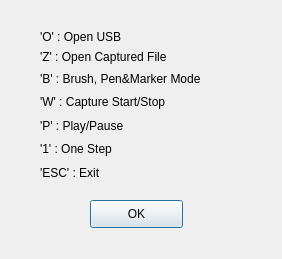
<?xml version="1.0" encoding="UTF-8"?>
<ui version="4.0">
 <class>CtrlDialog</class>
 <widget class="QDialog" name="CtrlDialog">
  <property name="geometry">
   <rect>
    <x>0</x>
    <y>0</y>
    <width>282</width>
    <height>259</height>
   </rect>
  </property>
  <property name="windowTitle">
   <string>Dialog</string>
  </property>
  <widget class="QPushButton" name="pushButton">
   <property name="geometry">
    <rect>
     <x>90</x>
     <y>200</y>
     <width>93</width>
     <height>28</height>
    </rect>
   </property>
   <property name="text">
    <string>OK</string>
   </property>
  </widget>
  <widget class="QWidget" name="layoutWidget">
   <property name="geometry">
    <rect>
     <x>40</x>
     <y>30</y>
     <width>214</width>
     <height>151</height>
    </rect>
   </property>
   <layout class="QVBoxLayout" name="verticalLayout_2">
    <item>
     <layout class="QVBoxLayout" name="verticalLayout">
      <item>
       <widget class="QLabel" name="label">
        <property name="text">
         <string>'O' : Open USB</string>
        </property>
       </widget>
      </item>
      <item>
       <widget class="QLabel" name="label_2">
        <property name="text">
         <string>'Z' : Open Captured File</string>
        </property>
       </widget>
      </item>
     </layout>
    </item>
    <item>
     <widget class="QLabel" name="label_3">
      <property name="text">
       <string>'B' : Brush, Pen&amp;Marker Mode</string>
      </property>
     </widget>
    </item>
    <item>
     <widget class="QLabel" name="label_4">
      <property name="text">
       <string>'W' : Capture Start/Stop</string>
      </property>
     </widget>
    </item>
    <item>
     <widget class="QLabel" name="label_6">
      <property name="text">
       <string>'P' : Play/Pause</string>
      </property>
     </widget>
    </item>
    <item>
     <widget class="QLabel" name="label_7">
      <property name="text">
       <string>'1' : One Step</string>
      </property>
     </widget>
    </item>
    <item>
     <widget class="QLabel" name="label_5">
      <property name="text">
       <string>'ESC' : Exit</string>
      </property>
     </widget>
    </item>
   </layout>
  </widget>
 </widget>
 <resources/>
 <connections/>
</ui>
